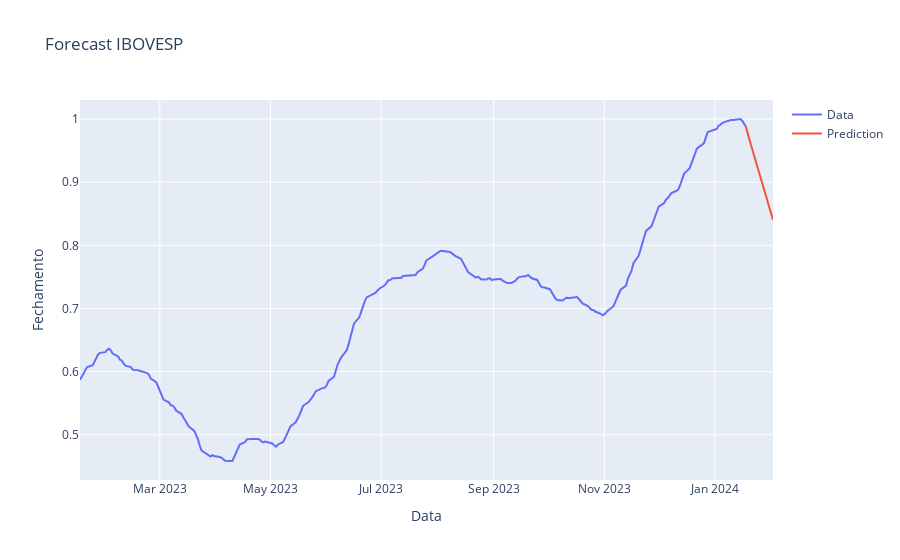

Write notebook code for a chart like this one.
### Code cell
trace1 = go.Scatter(
    x = date_test,
    y = close_test,
    mode = 'lines',
    name = 'Data'
)
trace2 = go.Scatter(
    x = forecast_dates,
    y = forecast,
    mode = 'lines',
    name = 'Prediction'
)
layout = go.Layout(
    title = "Forecast IBOVESP",
    xaxis = {'title' : "Data"},
    yaxis = {'title' : "Fechamento"}
)
fig = go.Figure(data=[trace1, trace2], layout=layout)
fig.show()

### Figure 1 — Plotly figure (JSON) as saved in the notebook; plotly's stock layout.template omitted (floating-point values rounded to 4 significant figures; data arrays with more than 128 entries replaced by an {"elided": "..."} marker saying what was removed)
{"data": [{"mode": "lines", "name": "Data", "type": "scatter", "x": {"elided": "251 str values"}, "y": {"elided": "251 float values"}}, {"mode": "lines", "name": "Prediction", "type": "scatter", "x": ["2024-01-18T00:00:00", "2024-01-19T00:00:00", "2024-01-20T00:00:00", "2024-01-21T00:00:00", "2024-01-22T00:00:00", "2024-01-23T00:00:00", "2024-01-24T00:00:00", "2024-01-25T00:00:00", "2024-01-26T00:00:00", "2024-01-27T00:00:00", "2024-01-28T00:00:00", "2024-01-29T00:00:00", "2024-01-30T00:00:00", "2024-01-31T00:00:00", "2024-02-01T00:00:00", "2024-02-02T00:00:00"], "y": [0.9883, 0.9763, 0.9674, 0.9576, 0.9483, 0.9387, 0.9289, 0.9192, 0.9094, 0.8995, 0.8896, 0.8797, 0.8698, 0.86, 0.8502, 0.8404]}], "layout": {"title": {"text": "Forecast IBOVESP"}, "xaxis": {"title": {"text": "Data"}}, "yaxis": {"title": {"text": "Fechamento"}}}}
